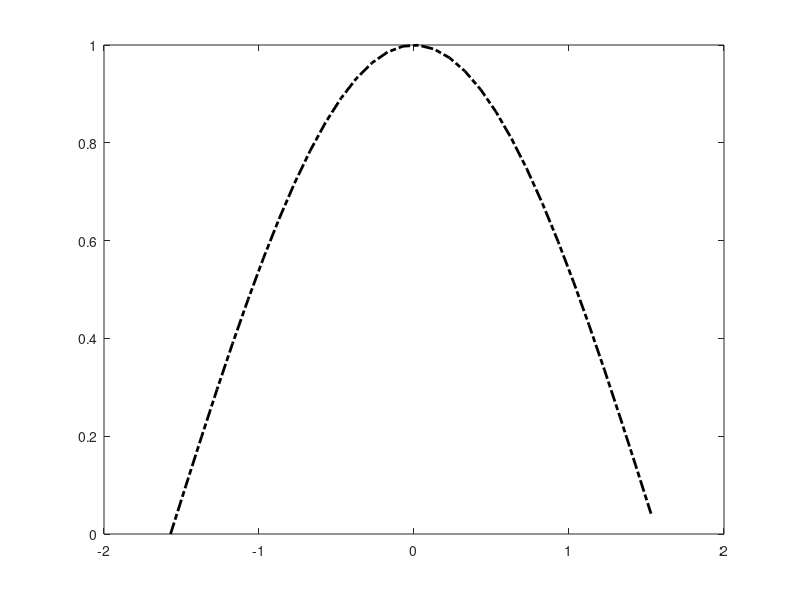

The MATLAB script that drew this image:
t=0:0.1:pi;
y1=sin(t);
y2=tan(t);
plot(t,y1,'-.k',LineWidth=4)
hold on
grid on
xlabel('tiempo')
ylabel('Amplitud');
title('Gráfica de la función seno');
plot(t,y2,'-.r',LineWidth=4)
legend('sin(t)', 'tan(t)');
hold off

clear, clc
t=-pi/2:0.1:pi/2;
y=cos(t);
%plot(t,y) %Solito
grid on
plot(t,y,'linewidth',2) %Con mayor grosor en la línea
axis([0,10,0,1])
xlabel('tiempo')
ylabel('Amplitud')
legend('Coseno');
%Estilos
%Línea punteada
plot(t,y,'--','linewidth',2)
%Línea bolita
plot(t,y,'-o','linewidth',2)
%Línea  y punto
plot(t,y,'-.','linewidth',2)
%Línea verde y punto
plot(t,y,'g-.','linewidth',2)
%Línea negra y punto
plot(t,y,'k-.','linewidth',2)